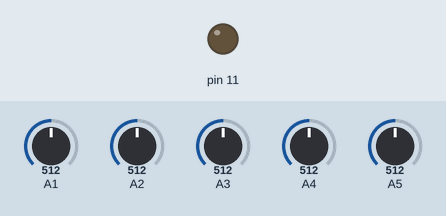
The sketch below on a simulated Arduino Uno, built with avr-gcc and run on an emulated ATmega328P. On the bench: output pins drawn as LEDs (lit = HIGH). The inputs (shaded band) are chosen by the test bench; at power-on: A2 = 512, A5 = 512, A1 = 512, A3 = 512, A4 = 512.

Above: at 0.14 s.
At 1.5 s:
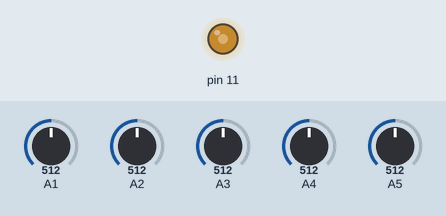
Timing chart, 0 to 1.6 s (numbered marks = the images above; inputs shaded):
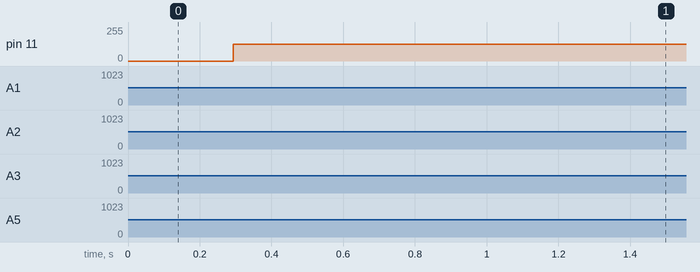

The sketch:

Synth_Box_Final.ino
```cpp
// Arduino synth library modulation example

//Hardware connections:

//                    +10µF
//PIN 11 ---[ 1k ]--+---||--->> Audio out
//                  |
//                 === 10nF
//                  |
//                 GND

// DZL 2014
// HTTP://dzlsevilgeniuslair.blogspot.dk
// HTTP://illutron.dk

//synthbox note - the values I used were 2.2k resistor, 100nf cap, and 100uf cap.

int KONEX = 0;
int KTWOX = 0;
int KTHREEX = 0;
int KFOURX = 0;
int KFIVEX = 0;


int KPITCH = 0;
int KLNGTH = 0;
int KVOICE = 0;
int KNOTE = 0;
int KDELAY = 0;


#include "synth.h"

synth edgar;    //-Make a synth

void setup()
{


  edgar.begin();  //-Start it up

  //Set up a voice:
  //setupVoice( voice[0-3] , waveform[SINE,TRIANGLE,SQUARE,SAW,RAMP,NOISE] , pitch[0-127], envelope[ENVELOPE0-ENVELOPE3], length[0-127], mod[0-127, 64=no mod])


}

void loop()
{

KONEX = analogRead(A1);
KTWOX = analogRead(A2);
KTHREEX = analogRead(A3);
KFOURX = analogRead(A4);
KFIVEX = analogRead(A5);


KPITCH = map(KONEX, 0, 1023, 30, 100);
KLNGTH = map(KTWOX, 0, 1023, 30, 100);
KVOICE = map(KTHREEX, 0, 1023, 4, 0);
KNOTE = map(KFOURX, 0, 1023, 40, 123);
KDELAY = map(KFIVEX, 0, 1023, 50, 1400);


 //setupVoice( voice[0-3] , waveform[SINE,TRIANGLE,SQUARE,SAW,RAMP,NOISE] , pitch[0-127], envelope[ENVELOPE0-ENVELOPE3], length[0-127], mod[0-127, 64=no mod])


  edgar.setupVoice(0,SINE,KPITCH,ENVELOPE0,KLNGTH,64);
  edgar.setupVoice(1,TRIANGLE,KPITCH,ENVELOPE0,KLNGTH,64);
  edgar.setupVoice(2,RAMP,KPITCH,ENVELOPE0,KLNGTH,64);
  edgar.setupVoice(3,SQUARE,KPITCH,ENVELOPE0,KLNGTH,64);


 if (KVOICE == 0)
  {
        edgar.setMod(0,KNOTE);
      edgar.trigger(0);
      delay(KDELAY);
  }
  else if (KVOICE == 1)
  {

              edgar.setMod(1,KNOTE);
      edgar.trigger(1);
      delay(KDELAY);
  }
    else if (KVOICE == 2)
  {

      edgar.setMod(2,KNOTE);
      edgar.trigger(2);
      delay(KDELAY);
  }
    else if (KVOICE == 3)
  {

      edgar.setMod(3,KNOTE);
      edgar.trigger(3);
      delay(KDELAY);
  }

   else if (KVOICE == 4)
  {

      edgar.trigger(0);
      delay(KDELAY);
       edgar.trigger(1);
      delay(KDELAY);
       edgar.trigger(2);
      delay(KDELAY);
      edgar.trigger(3);
      delay(KDELAY);
  }


}
```

synth.h
```cpp
#ifndef _SYNTH
#define _SYNTH
//*************************************************************************************
//  Arduino synth V4.1
//  Optimized audio driver, modulation engine, envelope engine.
//
//  Dzl/Illutron 2014
//
//*************************************************************************************
#include <avr/pgmspace.h>
#include <avr/interrupt.h>
#include "tables.h"

#define DIFF 1
#define CHA 2
#define CHB 3

#define SINE     0
#define TRIANGLE 1
#define SQUARE   2
#define SAW      3
#define RAMP     4
#define NOISE    5

#define ENVELOPE0 0
#define ENVELOPE1 1
#define ENVELOPE2 2
#define ENVELOPE3 3

#define FS 20000.0                                              //-Sample rate (NOTE: must match tables.h)

#define SET(x,y) (x |=(1<<y))		        		//-Bit set/clear macros
#define CLR(x,y) (x &= (~(1<<y)))       			// |
#define CHK(x,y) (x & (1<<y))           			// |
#define TOG(x,y) (x^=(1<<y))            			//-+

volatile unsigned int PCW[4] = {
  0, 0, 0, 0};			//-Wave phase accumolators
volatile unsigned int FTW[4] = {
  1000, 200, 300, 400};           //-Wave frequency tuning words
volatile unsigned char AMP[4] = {
  255, 255, 255, 255};           //-Wave amplitudes [0-255]
volatile unsigned int PITCH[4] = {
  500, 500, 500, 500};          //-Voice pitch
volatile int MOD[4] = {
  20, 0, 64, 127};                         //-Voice envelope modulation [0-1023 512=no mod. <512 pitch down >512 pitch up]
volatile unsigned int wavs[4];                                  //-Wave table selector [address of wave in memory]
volatile unsigned int envs[4];                                  //-Envelopte selector [address of envelope in memory]
volatile unsigned int EPCW[4] = {
  0x8000, 0x8000, 0x8000, 0x8000}; //-Envelope phase accumolator
volatile unsigned int EFTW[4] = {
  10, 10, 10, 10};               //-Envelope speed tuning word
volatile unsigned char divider = 4;                             //-Sample rate decimator for envelope
volatile unsigned int tim = 0;
volatile unsigned char tik = 0;
volatile unsigned char output_mode;


//*********************************************************************************************
//  Audio driver interrupt
//*********************************************************************************************

SIGNAL(TIMER1_COMPA_vect)
{
  //-------------------------------
  // Time division
  //-------------------------------
  divider++;
  if(!(divider&=0x03))
    tik=1;

  //-------------------------------
  // Volume envelope generator
  //-------------------------------

  if (!(((unsigned char*)&EPCW[divider])[1]&0x80))
    AMP[divider] = pgm_read_byte(envs[divider] + (((unsigned char*)&(EPCW[divider]+=EFTW[divider]))[1]));
  else
    AMP[divider] = 0;

  //-------------------------------
  //  Synthesizer/audio mixer
  //-------------------------------

  OCR2A = OCR2B = 127 +
    ((
  (((signed char)pgm_read_byte(wavs[0] + ((unsigned char *)&(PCW[0] += FTW[0]))[1]) * AMP[0]) >> 8) +
    (((signed char)pgm_read_byte(wavs[1] + ((unsigned char *)&(PCW[1] += FTW[1]))[1]) * AMP[1]) >> 8) +
    (((signed char)pgm_read_byte(wavs[2] + ((unsigned char *)&(PCW[2] += FTW[2]))[1]) * AMP[2]) >> 8) +
    (((signed char)pgm_read_byte(wavs[3] + ((unsigned char *)&(PCW[3] += FTW[3]))[1]) * AMP[3]) >> 8)
    ) >> 2);

  //************************************************
  //  Modulation engine
  //************************************************
  //  FTW[divider] = PITCH[divider] + (int)   (((PITCH[divider]/64)*(EPCW[divider]/64)) /128)*MOD[divider];
  FTW[divider] = PITCH[divider] + (int)   (((PITCH[divider]>>6)*(EPCW[divider]>>6))/128)*MOD[divider];
	tim++;
}

class synth
{
private:

public:

  synth()
  {
  }

  //*********************************************************************
  //  Startup default
  //*********************************************************************

  void begin()
  {
    output_mode=CHA;
    TCCR1A = 0x00;                                  //-Start audio interrupt
    TCCR1B = 0x09;
    TCCR1C = 0x00;
    OCR1A=16000000.0 / FS;			    //-Auto sample rate
    SET(TIMSK1, OCIE1A);                            //-Start audio interrupt
    sei();                                          //-+

    TCCR2A = 0x83;                                  //-8 bit audio PWM
    TCCR2B = 0x01;                                  // |
    OCR2A = 127;                                    //-+
    SET(DDRB, 3);				    //-PWM pin
  }

  //*********************************************************************
  //  Startup fancy selecting varoius output modes
  //*********************************************************************

  void begin(unsigned char d)
  {
    TCCR1A = 0x00;                                  //-Start audio interrupt
    TCCR1B = 0x09;
    TCCR1C = 0x00;
    OCR1A=16000000.0 / FS;			    //-Auto sample rate
    SET(TIMSK1, OCIE1A);                            //-Start audio interrupt
    sei();                                          //-+

    output_mode=d;

    switch(d)
    {
    case DIFF:                                        //-Differntial signal on CHA and CHB pins (11,3)
      TCCR2A = 0xB3;                                  //-8 bit audio PWM
      TCCR2B = 0x01;                                  // |
      OCR2A = OCR2B = 127;                            //-+
      SET(DDRB, 3);				      //-PWM pin
      SET(DDRD, 3);				      //-PWM pin
      break;

    case CHB:                                         //-Single ended signal on CHB pin (3)
      TCCR2A = 0x23;                                  //-8 bit audio PWM
      TCCR2B = 0x01;                                  // |
      OCR2A = OCR2B = 127;                            //-+
      SET(DDRD, 3);				      //-PWM pin
      break;

    case CHA:
    default:
      output_mode=CHA;                                //-Single ended signal in CHA pin (11)
      TCCR2A = 0x83;                                  //-8 bit audio PWM
      TCCR2B = 0x01;                                  // |
      OCR2A = OCR2B = 127;                            //-+
      SET(DDRB, 3);				      //-PWM pin
      break;

    }
  }

  //*********************************************************************
  //  Timing/sequencing functions
  //*********************************************************************

  unsigned char synthTick(void)
  {
    if(tik)
    {
      tik=0;
      return 1;  //-True every 4 samples
    }
    return 0;
  }

  unsigned char voiceFree(unsigned char voice)
  {
    if (!(((unsigned char*)&EPCW[voice])[1]&0x80))
      return 0;
    return 1;
  }


  //*********************************************************************
  //  Setup all voice parameters in MIDI range
  //  voice[0-3],wave[0-6],pitch[0-127],envelope[0-4],length[0-127],mod[0-127:64=no mod]
  //*********************************************************************

  void setupVoice(unsigned char voice, unsigned char wave, unsigned char pitch, unsigned char env, unsigned char length, unsigned int mod)
  {
    setWave(voice,wave);
    setPitch(voice,pitch);
    setEnvelope(voice,env);
    setLength(voice,length);
    setMod(voice,mod);
  }

  //*********************************************************************
  //  Setup wave [0-6]
  //*********************************************************************

  void setWave(unsigned char voice, unsigned char wave)
  {
    switch (wave)
    {
    case TRIANGLE:
      wavs[voice] = (unsigned int)TriangleTable;
      break;
    case SQUARE:
      wavs[voice] = (unsigned int)SquareTable;
      break;
    case SAW:
      wavs[voice] = (unsigned int)SawTable;
      break;
    case RAMP:
      wavs[voice] = (unsigned int)RampTable;
      break;
    case NOISE:
      wavs[voice] = (unsigned int)NoiseTable;
      break;
    default:
      wavs[voice] = (unsigned int)SinTable;
      break;
    }
  }
  //*********************************************************************
  //  Setup Pitch [0-127]
  //*********************************************************************

  void setPitch(unsigned char voice,unsigned char MIDInote)
  {
    PITCH[voice]=pgm_read_word(&PITCHS[MIDInote]);
  }

  //*********************************************************************
  //  Setup Envelope [0-4]
  //*********************************************************************

  void setEnvelope(unsigned char voice, unsigned char env)
  {
    switch (env)
    {
    case 1:
      envs[voice] = (unsigned int)Env0;
      break;
    case 2:
      envs[voice] = (unsigned int)Env1;
      break;
    case 3:
      envs[voice] = (unsigned int)Env2;
      break;
    case 4:
      envs[voice] = (unsigned int)Env3;
      break;
    default:
      envs[voice] = (unsigned int)Env0;
      break;
    }
  }

  //*********************************************************************
  //  Setup Length [0-128]
  //*********************************************************************

  void setLength(unsigned char voice,unsigned char length)
  {
    EFTW[voice]=pgm_read_word(&EFTWS[length]);
  }

  //*********************************************************************
  //  Setup mod
  //*********************************************************************

  void setMod(unsigned char voice,unsigned char mod)
  {
    //    MOD[voice]=(unsigned int)mod*8;//0-1023 512=no mod
    MOD[voice]=(int)mod-64;//0-1023 512=no mod
  }

  //*********************************************************************
  //  Midi trigger
  //*********************************************************************

  void mTrigger(unsigned char voice,unsigned char MIDInote)
  {
    PITCH[voice]=pgm_read_word(&PITCHS[MIDInote]);
    EPCW[voice]=0;
    FTW[divider] = PITCH[voice] + (int)   (((PITCH[voice]>>6)*(EPCW[voice]>>6))/128)*MOD[voice];
  }

  //*********************************************************************
  //  Set frequency direct
  //*********************************************************************

  void setFrequency(unsigned char voice,float f)
  {
    PITCH[voice]=f/(FS/65535.0);

  }

  //*********************************************************************
  //  Set time
  //*********************************************************************

  void setTime(unsigned char voice,float t)
  {
    EFTW[voice]=(1.0/t)/(FS/(32767.5*10.0));//[s];
  }

  //*********************************************************************
  //  Simple trigger
  //*********************************************************************

  void trigger(unsigned char voice)
  {
    EPCW[voice]=0;
    FTW[voice]=PITCH[voice];
    //    FTW[voice]=PITCH[voice]+(PITCH[voice]*(EPCW[voice]/(32767.5*128.0  ))*((int)MOD[voice]-512));
  }

  //*********************************************************************
  //  Suspend/resume synth
  //*********************************************************************

  void suspend()
  {
    CLR(TIMSK1, OCIE1A);                            //-Stop audio interrupt
  }
  void resume()
  {
    SET(TIMSK1, OCIE1A);                            //-Start audio interrupt
  }

};

#endif
```

Source omitted: tables.h (27273 bytes)
